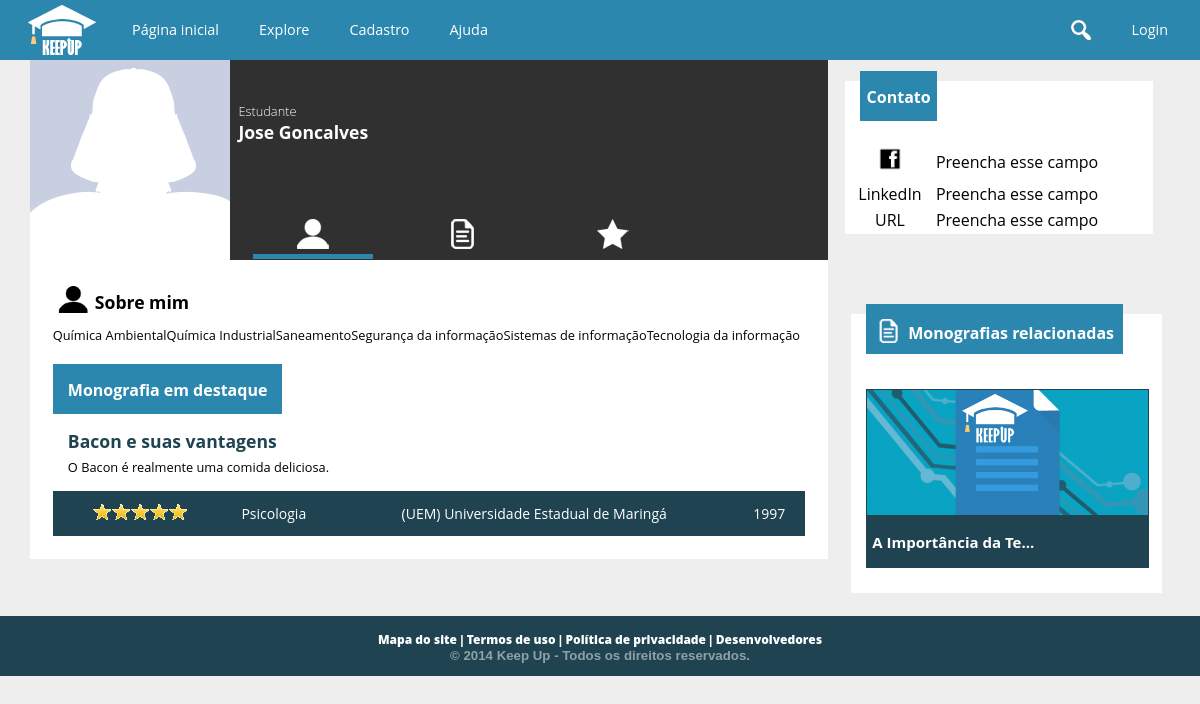
The page /aluno.php?u=zeds on the database its author committed.
### tables this page shows
CREATE TABLE `aluno` (
  `cd_aluno` int(11) NOT NULL AUTO_INCREMENT,
  `cd_usuario` int(11) NOT NULL,
  `nm_aluno` varchar(100) NOT NULL,
  `dt_nascimento` date NOT NULL,
  `tx_bio` text,
  `nm_url_avatar` text,
  `nm_fb` varchar(50) DEFAULT NULL,
  `tx_url_linkedin` text,
  `tx_url_externo` text,
  `nm_profissao` varchar(50) DEFAULT NULL,
  `cd_cidade` int(11) DEFAULT NULL,
  PRIMARY KEY (`cd_aluno`),
  UNIQUE KEY `cd_usuario` (`cd_usuario`),
  KEY `fk_alunocidade` (`cd_cidade`),
  CONSTRAINT `fk_alunocidade` FOREIGN KEY (`cd_cidade`) REFERENCES `cidade` (`cd_cidade`),
  CONSTRAINT `fk_alunousuario` FOREIGN KEY (`cd_usuario`) REFERENCES `usuario` (`cd_usuario`)
);

CREATE TABLE `curso` (
  `cd_curso` int(11) NOT NULL AUTO_INCREMENT,
  `nm_curso` varchar(100) NOT NULL,
  `vl_nivel` tinyint(4) NOT NULL,
  `cd_area` int(11) NOT NULL,
  PRIMARY KEY (`cd_curso`),
  UNIQUE KEY `nm_curso` (`nm_curso`),
  KEY `fk_curso_area` (`cd_area`),
  CONSTRAINT `fk_curso_area` FOREIGN KEY (`cd_area`) REFERENCES `area` (`cd_area`)
);

CREATE TABLE `trabalho` (
  `cd_trabalho` int(11) NOT NULL AUTO_INCREMENT,
  `nm_titulo` varchar(200) NOT NULL,
  `ds_resumo` text,
  `cd_escola` int(11) NOT NULL,
  `cd_curso` int(11) NOT NULL,
  `dt_publicado` datetime NOT NULL,
  `aa_publicacao` int(4) NOT NULL,
  `tx_pchave` varchar(255) DEFAULT '',
  PRIMARY KEY (`cd_trabalho`),
  KEY `fk_trabalhoescola` (`cd_escola`),
  KEY `fk_trabalhocurso` (`cd_curso`),
  CONSTRAINT `fk_trabalhocurso` FOREIGN KEY (`cd_curso`) REFERENCES `curso` (`cd_curso`),
  CONSTRAINT `fk_trabalhoescola` FOREIGN KEY (`cd_escola`) REFERENCES `escola` (`cd_escola`)
);

CREATE TABLE `escola` (
  `cd_escola` int(11) NOT NULL AUTO_INCREMENT,
  `cd_usuario` int(11) NOT NULL,
  `nm_escola` varchar(300) NOT NULL,
  `nm_cnpj` char(14) NOT NULL,
  `tx_url_avatar` text,
  `tx_info` text,
  `tx_endereco` varchar(150) DEFAULT NULL,
  `tx_contato` text,
  `tx_url_externo` text,
  `cd_cidade` int(11) DEFAULT NULL,
  PRIMARY KEY (`cd_escola`),
  UNIQUE KEY `cd_usuario` (`cd_usuario`),
  UNIQUE KEY `nm_cnpj` (`nm_cnpj`),
  KEY `fk_escolacidade` (`cd_cidade`),
  CONSTRAINT `fk_escolacidade` FOREIGN KEY (`cd_cidade`) REFERENCES `cidade` (`cd_cidade`),
  CONSTRAINT `fk_escolausuario` FOREIGN KEY (`cd_usuario`) REFERENCES `usuario` (`cd_usuario`)
);

### conexao.class.php (called while the page is built, shortened)
<?php
class Conexao {
	private $host = "localhost:3307";
	private $usuario = "root";
	private $senha = "usbw";
	private $banco = "keepup";
	private function conectar() {
		if($this->conexao = mysql_connect($this->host, $this->usuario, $this->senha)) {
			if($this->conexaoBanco = mysql_select_db($this->banco)) {
				return $this;
			}
		}
		die("conexao.class:20". mysql_error());
	}
	public function consultar($sql) {
		if($query = mysql_query($sql)) {
			$arr_resultado = array();
			while($resultado = mysql_fetch_array($query)) {
				array_push($arr_resultado, $resultado);
			}
			return $arr_resultado;
		}
		else {
			echo "conexao:39: ".mysql_error();
			$this->desconectar();
			return false;
		}
	}
}
?>

### public_html/php/mediaAvaliacao.php (called while the page is built, shortened)
<?php
$somaAvaliacoes = "SELECT sum(vl_voto) FROM voto WHERE cd_trabalho = $cd_trabalho";
$soma = $conexao->consultar($somaAvaliacoes);
    if($soma[0][0] <> null) {
                $qtVotos = $conexao->consultar("SELECT count(vl_voto) FROM voto WHERE cd_trabalho = $cd_trabalho");
                $total =  (int)$soma[0][0];
                $divide = (int)$qtVotos[0][0];
                $media = $total/$divide;
                $media = number_format($media, 1);
                $decimal = explode('.', $media);
                $comparar = $decimal[1];
                if($comparar <=5 ) { $media = floor($media);}
    }
?>

### public_html/aluno.php (the view, shortened to what this page needs)
<?php
require("../conexao.class.php");
$conexao = new Conexao();
	$nm_login = $_GET['u'];
	$usuario = "SELECT cd_usuario FROM usuario WHERE nm_login = '$nm_login'";
	$pageuser = $conexao->consultar($usuario);
	$comando = "SELECT * FROM aluno WHERE cd_usuario = {$pageuser[0]['cd_usuario']}";
	$aluno = $conexao->consultar($comando);
	$cd_aluno = $aluno[0]["cd_aluno"];
	$consulta = "SELECT t.* FROM autoria a, trabalho t WHERE a.cd_aluno = $cd_aluno and t.cd_trabalho = a.cd_trabalho";
	$trabalhosAluno = $conexao->consultar($consulta);
	$cont = 0;
	foreach ($trabalhosAluno as $cadatrabalho) {
		$cont = $cont + 1;
		$comando = "SELECT SUM(vl_voto) AS soma FROM voto WHERE cd_trabalho = {$cadatrabalho["cd_trabalho"]}";
		$notatrabalho = $conexao->consultar($comando);
		if($cont == 1)	{
				$maiornota = $notatrabalho;
				$trabalhodestaque = $cadatrabalho['cd_trabalho'];
		}
		else {
			if ($notatrabalho > $maiornota)	{
					$maiornota = $notatrabalho;
					$trabalhodestaque = $cadatrabalho['cd_trabalho'];
			}
		}
	}
	if(isset($trabalhodestaque))
	{
	$consulta =
			"SELECT * FROM trabalho
			WHERE cd_trabalho = $trabalhodestaque";
	$trabalhoTop = $conexao->consultar($consulta);
 $nomeCurso = $conexao->consultar("SELECT c.nm_curso
        FROM trabalho t, curso c WHERE t.cd_trabalho = {$trabalhoTop[0]['cd_trabalho']}
        AND t.cd_curso = c.cd_curso");
  $nomeInstituicao = $conexao->consultar("SELECT nm_escola
    FROM escola WHERE cd_escola = {$trabalhoTop[0]['cd_escola']}");
	}
  $cursosquery =
    "SELECT c.*
    FROM curso c, cursando cu
    WHERE
        cu.cd_curso = c.cd_curso and
        cu.cd_aluno = {$aluno[0]["cd_aluno"]}";
  $cursosAluno = $conexao->consultar($cursosquery);
$relacionadas = "SELECT t.* FROM trabalho t, curso c WHERE t.cd_curso = c.cd_curso and (";
$i = 1;
$ncursos = sizeof($cursosAluno);
foreach($cursosAluno as $curso) {
    $relacionadas .= "t.cd_curso = {$curso["cd_curso"]}";
    if($i< $ncursos) {
        $relacionadas .= " OR ";
    }
    $i++;
}
$relacionadas .= ") ORDER BY rand() LIMIT 3";
$relacionados = $conexao->consultar($relacionadas);
   ?>
<!doctype html>
<html>
<head>
<link href="cs/global.css" type="text/css" rel="stylesheet">
<link href="cs/estilo_user.css" rel="stylesheet" type="text/css">
</head>
<body>
<?php include "header.php"; ?>
     <div id="usuario">
    	 <div id="lado_left">
            <div id="foto_perfil_usuario" style="background-image:url(<?php if($aluno[0]['nm_url_avatar'] <> '')
			echo 'images/upload/'.$pageuser[0]["cd_usuario"]."/".$aluno[0]['nm_url_avatar'];
		else
			echo 'images/default/usericon.png';
		?>)"> </div>
            <div id="dados_usuario">
                <div id="texto_dados">
                    <h3> Estudante </h3>
                    <h1><?php echo  $aluno[0]["nm_aluno"]; ?></h1>
                </div>
                <div id="icones_dados">
                <a href="?ver=perfil&u=<?php echo $nm_login; ?>">	<div class="bot_perfil" id="profile" <?php if(!isset($_GET["ver"]) or $_GET["ver"] == "perfil"){ ?>style="border-bottom:5px solid #2c87af" <?php } ?>> </div> </a>
                <a href="?ver=trabalhos&u=<?php echo $nm_login; ?>">    <div class="bot_perfil" id="monografias" <?php if(isset($_GET["ver"]) and $_GET["ver"] == "trabalhos"){ ?>style="border-bottom:5px solid #2c87af" <?php } ?>> </div> </a>
                <a href="?ver=favoritos&u=<?php echo $nm_login; ?>" >    <div class="bot_perfil" id="favoritos" <?php if(isset($_GET["ver"]) and $_GET["ver"] == "favoritos"){ ?>style="border-bottom:5px solid #2c87af" <?php } ?>> </div> </a>
                </div>
            </div>
		</div>
        <div id="lado_right">
        	<div id="contato">
            	<header class="UltimosTrabalhos" style="background-color:white;">
                          <div class="latest_posts" style="margin:-10px auto auto 5%;"> <h1>  Contato </h1> </div>
                </header>
                <table style="background-color:white">
                	<tr>
                    	<td> <img src="images/face.png" width="30"></td>
                        <td style="text-align:left;"> <?php if($aluno[0]['nm_fb'] != "") {echo "www.facebook.com/".$aluno[0]['nm_fb'];}
    	else { echo "Preencha esse campo";} ?> </td>
                    </tr>
                    <tr>
                    	<td> LinkedIn </td>
                        <td style="text-align:left;"> <?php if($aluno[0]['tx_url_linkedin'] != "") {echo "".$aluno[0]['tx_url_linkedin'];}
    	else { echo "Preencha esse campo";} ?> </td>
                    </tr>
                    <tr>
                    	<td>URL</td>
                        <td style="text-align:left;"> <?php if($aluno[0]['tx_url_externo'] != "" ) { echo "".$aluno[0]['tx_url_externo'];}
    	else { echo "Preencha esse campo";} ?></td>
                    </tr>
                </table>
            </div>
        </div>
   </div>
     <section id="descricao_usuario">
        <?php if (isset($_GET["ver"]) and $_GET["ver"] == "trabalhos") { ?>
        <div class="esquerda">
            <table style="width:auto;">
            <tr>
                <td> <img src="images/perfil_usuario/monografias_.png" width="35px"> </td>
                <td> <h1> Meus trabalhos </h1> </td>
            </tr>
        </table>
                <div id="monografias_do_usuario">
                  <?php foreach($trabalhosAluno as $trabalho) { ?>
                    <div id="trabalho_usuario">
                    <a href="trabalho.php?t=<?php echo $trabalho["cd_trabalho"]; ?>">
                        <div class="trabalho_esquerda">
                            <div id="img_cada_trabalho"> </div>
                        </div>
                        <div class="trabalho_direita">
                            <h1><?php echo $trabalho["nm_titulo"]; ?></h1>
                            <p><?php echo substr($trabalho["ds_resumo"], 0, 200) . "...";
 ?></p>
                        </div>
                        </a>
                    </div>
                    <?php } ?>
<?php
                    } else { ?>
        <div class="esquerda">
        <table style="width:auto;">
            <tr>
                <td> <img src="images/perfil_usuario/profile_.png" width="35px"> </td>
                <td> <h1> Sobre mim </h1> </td>
            </tr>
        </table>
            <p><?php foreach($cursosAluno as $curso) echo $curso["nm_curso"]; ?></p>
             <div id="monografias_do_usuario">
                <div id="trabalhos">
    <?php if(isset($trabalhoTop)) { ?>
                    <header class="UltimosTrabalhos">
                          <div class="latest_posts"> <h1>  Monografia em destaque </h1> </div>
                    </header>
                    <a href="trabalho.php?t=<?php echo $trabalhoTop[0]["cd_trabalho"]; ?>">
                    <div id="monografia_destaque">
                        <div id="titulo_monografia_destaque">
                            <h1><?php echo $trabalhoTop[0]['nm_titulo']; ?></h1>
                            <p><?php echo $trabalhoTop[0]['ds_resumo'];?>
 </p>
                        </div>
                    </div>
                    </a>
                    <footer class="rodape_mono">
                        <table>
                            <tr>
                                <td><?php $cd_trabalho = $trabalhoTop[0]['cd_trabalho'];
                                require("php/mediaAvaliacao.php");
                                if(isset($media)) { switch($media) {
                                    case 5:
                                        echo "<img src='images/index_icons/cincoestrelas.png'>";
                                        break; }  }?>
                              </td>
                                <td>
                                <a href="../escola/Escola_monos.html"><?php echo $nomeCurso[0]['nm_curso'];?></a> </td>
                                <td> <a href="../escola/Escola.html"><?php echo $nomeInstituicao[0]['nm_escola']; ?></a> </td>
                                <td><?php echo $trabalhoTop[0]["aa_publicacao"]; ?></td>
                            </tr>
                        </table>
                 </footer>
                    <?php } ?>
                    </div>
                </div>
            </div>
        <?php } ?>
        <aside class="direita">
           <?php if(sizeof($relacionados) > 0) { ?>
            <div id="monografias_relacionadas">
                    <header class="UltimosTrabalhos">
                          <div class="latest_posts">
                              <table>
                                <tr>
                                    <td> <img src="images/perfil_usuario/monografias.png" width="30"> </td>
                                    <td> <h1> Monografias relacionadas </h1> </td>
                                </tr>
                              </table>
                          </div>
                    </header>
                    <?php foreach ($relacionados as $trabalhoRelacionado) {
                    if($trabalhoRelacionado['cd_trabalho'] <> $cd_trabalho){   ?>
                    <a href="trabalho.php?t=<?php echo $trabalhoRelacionado['cd_trabalho'];?>">
                         <div id="mono_recente">
                            <div class="imagem_monografia_relacionada"  style="background-image: url(images/imagens_monografias/img_vis.jpg)" id="relacionada_1"> </div>
                            <footer class="titulo_relacionada"> <h1> <?php echo substr($trabalhoRelacionado['nm_titulo'], 0, 20) . "...";?> </h1> </footer>
                        </div>
                    </a>
                    <?php }}?>
                </div>
           <?php } ?>
        </aside>
     </section>
    	<?php include 'footer.php'; ?>
</body>
</html>

### rows shown on the page
aluno: nm_aluno "Jose Goncalves"
curso: nm_curso "Química Ambiental"
curso: nm_curso "Química Industrial"
curso: nm_curso "Saneamento"
curso: nm_curso "Segurança da informação"
curso: nm_curso "Sistemas de informação"
curso: nm_curso "Tecnologia da informação"
trabalho: nm_titulo "Bacon e suas vantagens", ds_resumo "O Bacon é realmente uma comida deliciosa.", aa_publicacao "1997"
curso: nm_curso "Psicologia"
escola: nm_escola "(UEM) Universidade Estadual de Maringá"
trabalho: nm_titulo "A Importância da Te"
